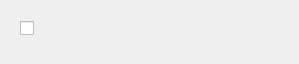
<?xml version="1.0" encoding="UTF-8"?>
<ui version="4.0">
 <class>UsersItem</class>
 <widget class="QWidget" name="UsersItem">
  <property name="geometry">
   <rect>
    <x>0</x>
    <y>0</y>
    <width>299</width>
    <height>64</height>
   </rect>
  </property>
  <property name="windowTitle">
   <string>Form</string>
  </property>
  <widget class="QCheckBox" name="checkBox">
   <property name="geometry">
    <rect>
     <x>20</x>
     <y>20</y>
     <width>16</width>
     <height>17</height>
    </rect>
   </property>
   <property name="text">
    <string/>
   </property>
  </widget>
  <widget class="QLabel" name="icon">
   <property name="geometry">
    <rect>
     <x>40</x>
     <y>10</y>
     <width>36</width>
     <height>36</height>
    </rect>
   </property>
   <property name="text">
    <string/>
   </property>
  </widget>
  <widget class="QLabel" name="name">
   <property name="geometry">
    <rect>
     <x>90</x>
     <y>20</y>
     <width>200</width>
     <height>24</height>
    </rect>
   </property>
   <property name="text">
    <string/>
   </property>
  </widget>
 </widget>
 <resources/>
 <connections/>
</ui>
